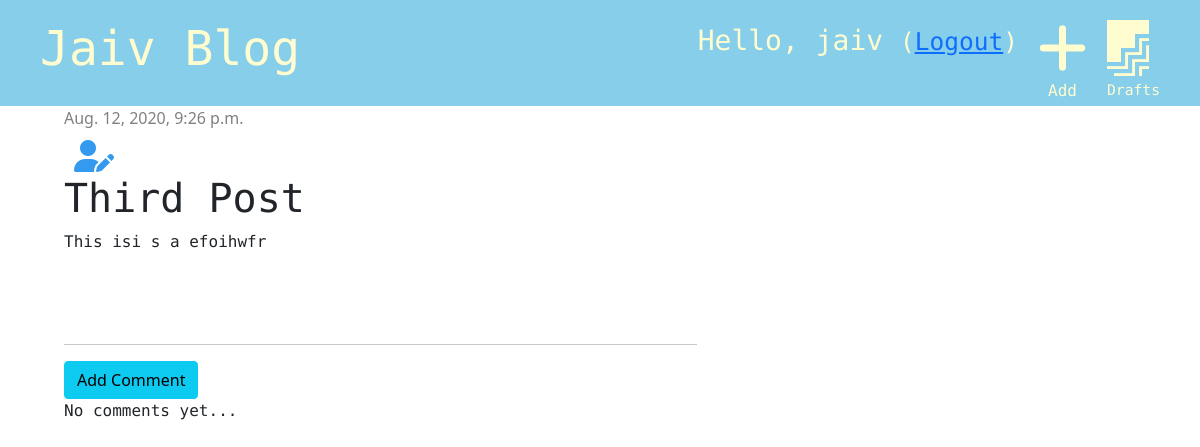
The app's page /post/8 (signed in), older data.
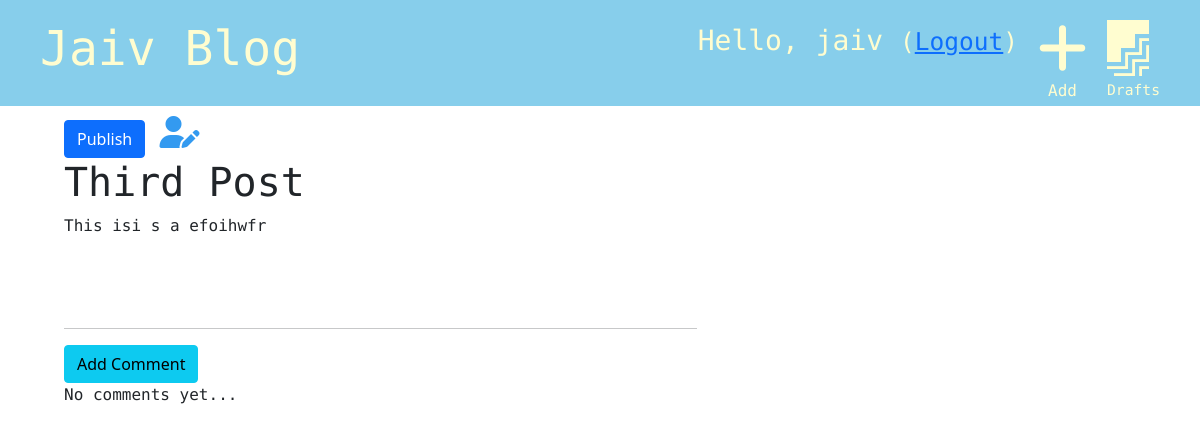
The same page, newer data.
### blog/models.py (models this page shows, shortened)
class Post(models.Model):
    author = models.ForeignKey('auth.User', on_delete=models.CASCADE)
    title = models.CharField(max_length=200)
    text = models.TextField()
    created_date = models.DateTimeField(default=timezone.now)
    published_date = models.DateTimeField(blank=True, null=True)

### blog/views.py (the view)
# urls.py: path('post/<int:pk>', views.post_detail, name='post_detail'),
def post_detail(request, pk):
    post = get_object_or_404(Post, pk=pk)
    stuff_for_frontend = {'post': post}
    return render(request, 'blog/post_detail.html', stuff_for_frontend)

### blog/templates/blog/post_detail.html (shortened to what this page needs)
{% extends 'blog/base.html'%}
    {% block content %}
        <div class="post">
            {% if post.published_date %}
            <div class="date">
                {{ post.published_date }}
            </div>
            {% else %}
                <a href="{% url 'post_publish' pk=post.pk %}" class="btn btn-primary">Publish</a>
            {% endif %}
            {% if user.is_authenticated %}
                <a href="{% url 'post_edit' pk=post.pk %}"><i class="fas fa-user-edit fa-2x" style="color: #339af0; padding-top: 10px; padding-left: 10px"></i></a>
            {% endif %}
            <h1>{{ post.title }}</h1>
            <p> {{ post.text|linebreaksbr}}</p>
        </div>
        <hr>
        <a href="{% url 'add_comment_to_post' pk=post.pk %}" class="btn btn-info">Add Comment</a>
        {% for comment in post.comments.all %}
        <div class="comment">
            <div class="date">
                {{ comment.created_date }}
            </div>
        <strong>{{ comment.author }}</strong>
        <p>{{ comment.text }}</p>
            {% empty %}
            <p>No comments yet...</p>
        </div>
        {% endfor %}
{% endblock %}

Row changes from the older to the newer data that the page shows:
changed Post "Third Post": published_date "Aug. 12, 2020, 9:26 p.m." → (not shown)
Text that changed along with them:
text now shown: "Publish"
